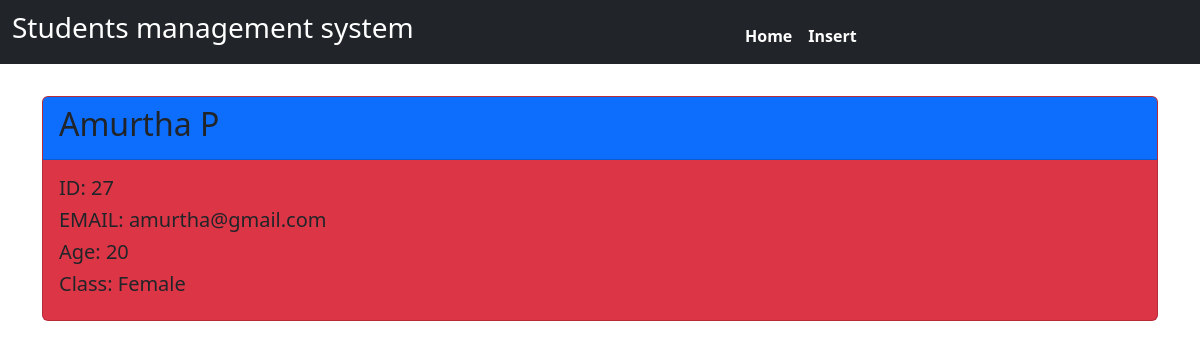
Page /view/27/ on the committed database.
### student/models.py (models this page shows, shortened)
class insert_details(models.Model):
    student_name = models.CharField(max_length=250)
    student_email = models.EmailField()
    student_age = models.PositiveIntegerField(max_length=10)
    GENDER_MALE = 0
    GENDER_FEMALE = 1
    GENDER_CHOICES = [(GENDER_MALE, 'Male'), (GENDER_FEMALE, 'Female')]
    gender = models.IntegerField(choices=GENDER_CHOICES)

### student/views.py (the view)
# urls.py: path('view/<int:id>/',views.views_page,name='view')
def views_page(request,id):
   student = get_object_or_404(insert_details, pk=id)  # Fetch student details
   return render(request, 'views.html', {'student': student})

### Templates/views.html
{% extends "base.html" %}
{% block body %}
<div class="container mt-auto mb-auto">
<div class="card text-bg-danger mb-3 mt-5 fw-bold text-dark" style="max-width: 81rem;">
    <div class="card-header bg-primary"><h2>{{ student.student_name }}</h2></div>
    <div class="card-body">
      <h5 class="card-title">ID: {{ student.id }}</h5>
      <h5 class="card-title">EMAIL: {{ student.student_email }}</h5>
      <h5 class="card-title">Age: {{ student.student_age }}</h5>
      <h5 class="card-title">Class: {{ student.get_gender_display }}</h5>
    </div>
</div>
{% endblock %}

### rows in the picture
insert_details: student_name "Amurtha P", id "27", student_email "amurtha@gmail.com", student_age "20", gender "Female"
